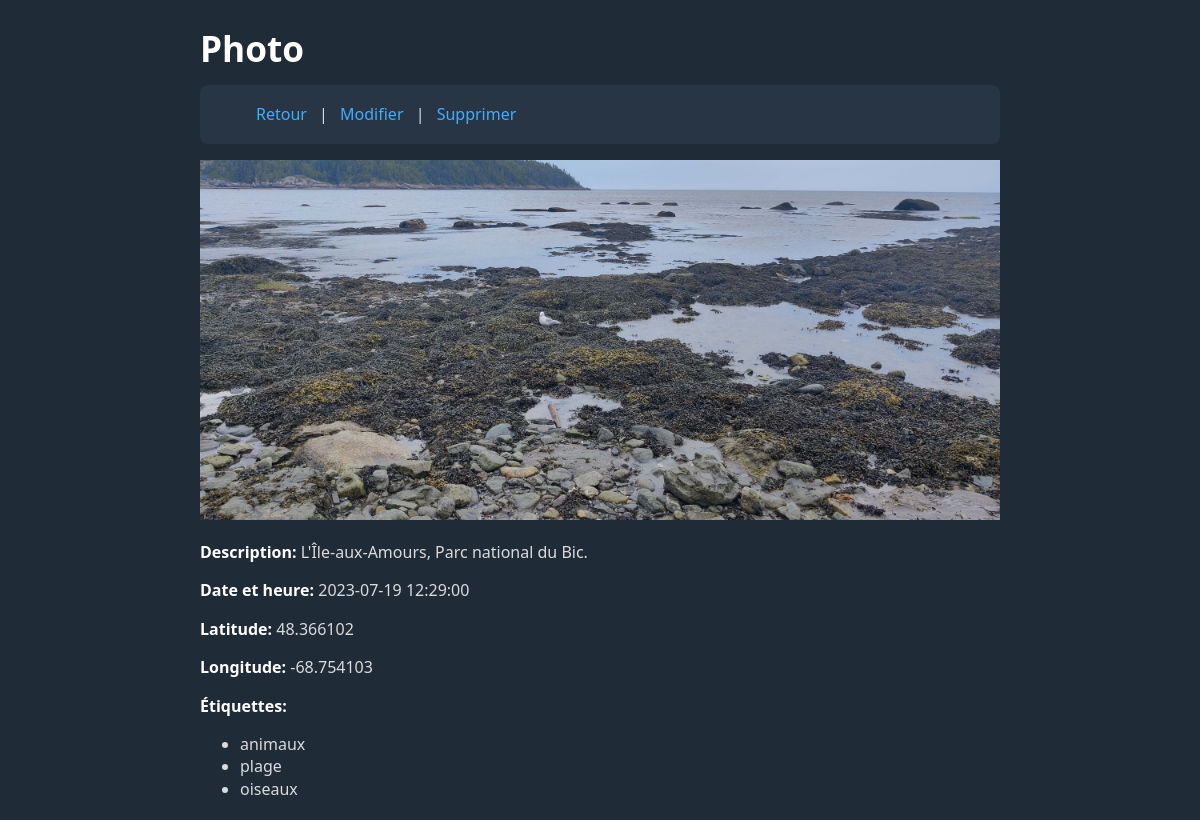
Page /?action=view_photo&id=5 on the committed database.
### tables this page shows
CREATE TABLE photo (
    id INT AUTO_INCREMENT PRIMARY KEY,
    description TEXT NOT NULL DEFAULT '',
    timestamp DATETIME DEFAULT NULL,
    latitude DOUBLE DEFAULT NULL,
    longitude DOUBLE DEFAULT NULL,
    filepath VARCHAR(4096)
);

### controllers/view_photo.php (called while the page is built, shortened)
<?php
require_once(__DIR__ . '/../models/photo.php');
class ViewPhotoController {
    private $model;
    public function __construct($db) {
        $this->model = new PhotoModel($db);
    }
    public function handle($get) {
        $photo = $this->model->get($get['id']);
        include(__DIR__ . '/../views/view_photo.php');
    }
}
?>

### models/photo.php (called while the page is built, shortened)
<?php
class PhotoModel {
    private $db;
    public function __construct($db) {
        $this->db = $db;
    }
    public function get($id) {
        $query = $this->db->prepare("SELECT id, description, timestamp, latitude, longitude, filepath FROM photo WHERE id = ?");
        $query->execute([$id]);
        $photo = $query->fetch();
        $query = $this->db->prepare("SELECT name FROM tag INNER JOIN photo_tag ON tag.id = photo_tag.tag_id WHERE photo_tag.photo_id = ?");
        $query->execute([$id]);
        $tags = $query->fetchAll();
        $photo['tags'] = [];
        foreach ($tags as $tag) {
            $photo['tags'][] = $tag['name'];
        }
        return $photo;
    }
}
?>

### views/view_photo.php (the view, shortened to what this page needs)
<?php
require_once(__DIR__ . '/../helpers.php');
?>
<body>
<h1>Photo</h1>
<nav>
    <ul>
        <li><a href="?">Retour</a></li>
        <li><a href="?action=edit_photo&id=<?= $photo['id'] ?>">Modifier</a></li>
        <li>
            <a
                href="?action=delete_photo&id=<?= $photo['id'] ?>"
                onclick="return confirm('Voulez-vous vraiment supprimer cette photo?')"
            >
                Supprimer
            </a>
        </li>
    </ul>
</nav>
<img src="<?= $photo['filepath'] ?>" />
<p><strong>Description: </strong><?= $photo['description'] ?></p>
<p><strong>Date et heure: </strong><?= $photo['timestamp'] ?></p>
<p><strong>Latitude: </strong><?= $photo['latitude'] ?></p>
<p><strong>Longitude: </strong><?= $photo['longitude'] ?></p>
<p><strong>Étiquettes: </strong></p>
<ul>
    <?php foreach ($photo['tags'] as $tag): ?>
        <li><?= $tag ?></li>
    <?php endforeach; ?>
</ul>
</body>
</html>

### water.css (style rules this page uses)
:root { --background-body: #202b38; --background: #161f27; --background-alt: #1a242f; --selection: #1c76c5; --text-main: #dbdbdb; --text-bright: #fff; --text-muted: #a9b1ba; --links: #41adff; --focus: #0096bfab; --border: #526980; --code: #ffbe85; --animation-duration: 0.1s; --button-base: #0c151c; --button-hover: #040a0f; --scrollbar-thumb: var(--button-hover); --scrollbar-thumb-hover: rgb(0, 0, 0); --form-placeholder: #a9a9a9; --form-text: #fff; --variable: #d941e2; --highlight: #efdb43; }
html { scrollbar-color: #040a0f #202b38; scrollbar-color: var(--scrollbar-thumb) var(--background-body); scrollbar-width: thin; }
body { font-family: system-ui, -apple-system, BlinkMacSystemFont, 'Segoe UI', 'Roboto', 'Oxygen', 'Ubuntu', 'Cantarell', 'Fira Sans', 'Droid Sans', 'Helvetica Neue', 'Segoe UI Emoji', 'Apple Color Emoji', 'Noto Color Emoji', sans-serif; line-height: 1.4; max-width: 800px; margin: 20px auto; padding: 0 10px; word-wrap: break-word; color: #dbdbdb; color: var(--text-main); background: #202b38; background: var(--background-body); text-rendering: optimizeLegibility; }
h1 { font-size: 2.2em; margin-top: 0; }
h1, h2, h3, h4, h5, h6 { margin-bottom: 12px; margin-top: 24px; }
h1 { color: #fff; color: var(--text-bright); }
strong { color: #fff; color: var(--text-bright); }
h1, h2, h3, h4, h5, h6, b, strong, th { font-weight: 600; }
::placeholder { color: #a9a9a9; color: var(--form-placeholder); }
a { text-decoration: none; color: #41adff; color: var(--links); }
img, video { max-width: 100%; height: auto; }

### gallery.css (style rules this page uses)
nav { background-color: #283545; border-radius: 8px; padding: 2px 16px; margin-bottom: 16px; }
nav li { display: inline; margin: 0; padding: 0; }
nav li:not(:last-child)::after { content: " | "; margin: 0 8px; }

### rows in the picture
photo: filepath (picture), description "L'Île-aux-Amours, Parc national du Bic.", timestamp "2023-07-19 12:29:00", latitude "48.366102", longitude "-68.754103"

### other values in the picture
$tag "animaux"
$tag "plage"
$tag "oiseaux"
